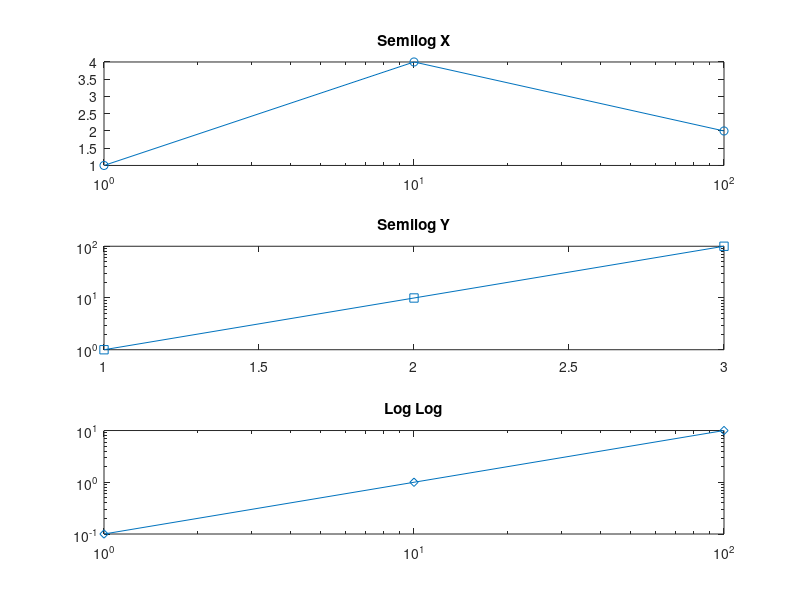

MATLAB code for this plot:
f = figure(41);
subplot(311);
h1 = semilogx([1, 10, 100], [1, 4, 2], 'o-');
title("Semilog X");
subplot(312);
h2 = semilogy([1, 2, 3], [1, 10, 100], 's-');
title("Semilog Y");
subplot(313);
h3 = loglog([1, 10, 100], [0.1, 1, 10], 'd-');
title("Log Log");
x_limits = xlim();
y_limits = ylim();
current = gcf();
